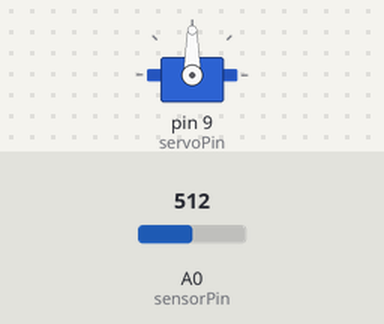
A sketch run on a simulated Arduino Uno, built with avr-gcc and run on an emulated ATmega328P. Parts: servo. The inputs (shaded band) are chosen by the test bench; at power-on: A0 (sensorPin) = 512.

Above: at 1.2 s.
1.3 s: A0 (sensorPin) set to 716
At 2.45 s:
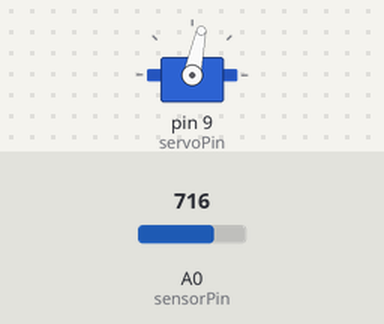
4.3 s: A0 (sensorPin) set to 511
7.3 s: A0 (sensorPin) set to 900
At 17.4 s:
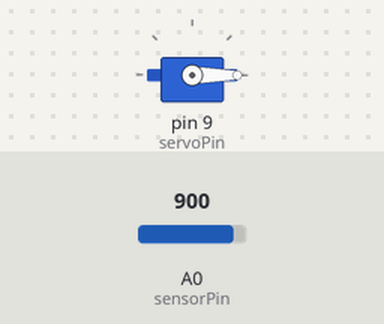
Timing chart, 0 to 18.9 s (numbered marks = the images above; inputs shaded):
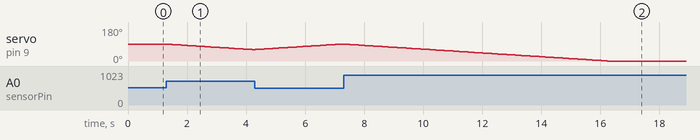

Measured:
- after the input at 1.3 s, servo on pin 9 (servoPin): moves from 90° to 60° over 2.9 s, starting at once

The sketch:

_07_servo_fotorezistory_ukol_B.ino
```cpp
#include <Servo.h>


int sensorPin = A0;

int servoPin  = 9;


int sensorValue = 0;

int servoPos = 90;


Servo myservo;


void setup() {

  pinMode(sensorPin, INPUT);

  myservo.attach( servoPin );

  //myservo.write( servoGrad );

}


void loop() {

  sensorValue = analogRead(sensorPin);


  if (sensorValue < (512) )

  {

    if (servoPos < 180)

    {

       servoPos++;

    }

  }


 if (sensorValue > (512) )

 {

    if (servoPos > 0)

    {

        servoPos--;

    }

  }


  myservo.write(servoPos);

  delay(100);

}
```
